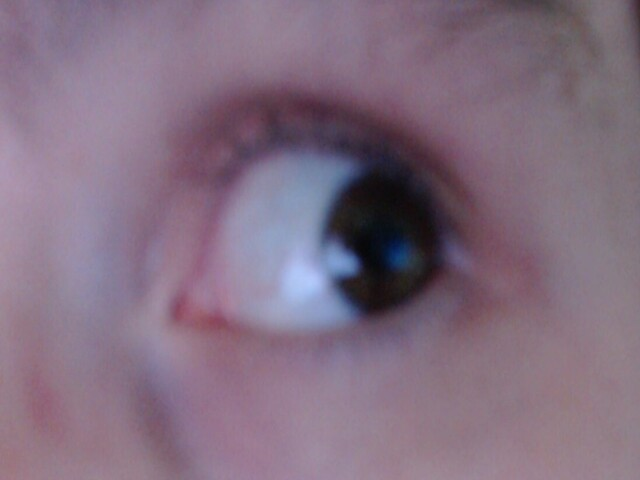
#> input picture Code/input/imVector.jpg, 640 x 480 px
$ python -i SightDirection_drawVector.py   (imports and definitions only)
#> lines starting #> are read from the running program, lines starting #| are printed output that depends on the picture; after the words box and inside, x2 and y2 are one past the last pixel; in counts of white or black regions, pixels touching at a corner belong together
#> further down, picture is the input picture: shape (480, 640, 3); mean B, G, R 128.6, 110.4, 130.3
# -*- coding: utf-8 -*-
"""
Created on Sat May 20 17:18:41 2023

@author: Srkokiko
"""

#Cargamos librerias
import cv2
import numpy as np
from skimage.feature import hog
import joblib
from PIL import Image, ImageDraw

#Función para binarizar la pupila y ceja
def binarize_pupil(image):
    ksize = 5

    #Aplicamos un filtro para reducir ruido
    filtered_image = cv2.medianBlur(image, ksize)

    #Convertimos la imagen a espacio HSV
    hsv_image = cv2.cvtColor(filtered_image, cv2.COLOR_BGR2HSV)
#> hsv_image: shape (480, 640, 3); mean H, S, V 151.8, 48.4, 134.3

    #Definimos el rango de color para segmentar la pupila
    lower_pupil_hsv = (0, 0, 0)
    upper_pupil_hsv = (255, 255, 50)

    #Creamos la máscara HSV
    mask_hsv = cv2.inRange(hsv_image, lower_pupil_hsv, upper_pupil_hsv)
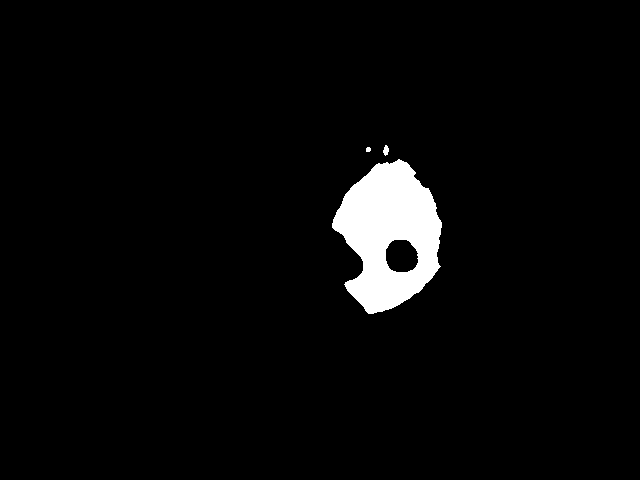
#> mask_hsv: shape (480, 640); 3.5% white; 3 white regions, box (x1, y1, x2, y2) and area: (332, 159, 442, 314) 10590, (383, 145, 389, 156) 45, (366, 147, 371, 152) 22

    #A partir de la máscara, binarizamos la pupila de la imagen
    binarized_image = np.where(mask_hsv > 0, 255, 0).astype(np.uint8)

    return binarized_image

#Cargamos nuestro regressor
# [1 line not run here, left out]

ksize = 5

#Cargamos la imagen target (asegurarse de que las dimensiones són 640*480,
#igual que las utilizadas en el entrenamiento del modelo)
# [1 line not run here, left out]

#Binarizamos la pupila y ceja
# [1 line that did not run here, left out]

#Extraemos las características con HOG
# [1 line that did not run here, left out]

#Utilizamos nuestro regressor para sacar el vector de dirección de la mirada
X = []
# [1 line not run here, left out]
# [1 line that did not run here, left out]
# [4 lines not run here, left out]
# [1 line that did not run here, left out]

vector_color = (255, 0, 0)
vector_thickness = 2

# [1 line that did not run here, left out]

# [1 line that did not run here, left out]

# [1 line that did not run here, left out]
# [1 line that did not run here, left out]
# [1 line that did not run here, left out]
# [1 line that did not run here, left out]

# [4 lines not run here, left out]

>>> import cv2
>>> picture = cv2.imread('input/imVector.jpg')
>>> result = binarize_pupil(picture)

$ run again, on Code/input/imSeg.jpg
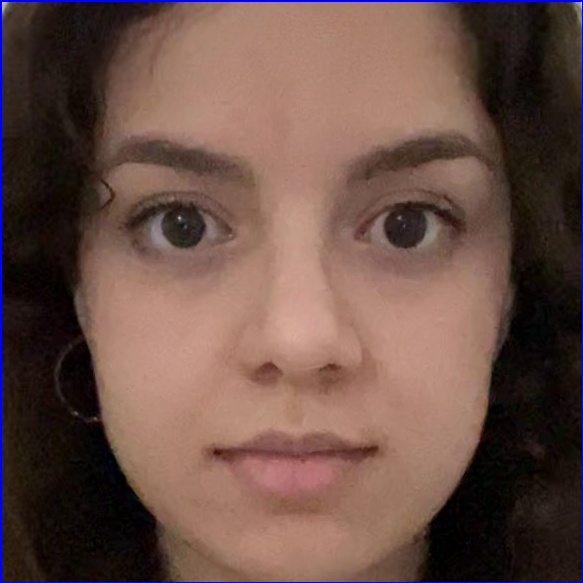
#> input picture Code/input/imSeg.jpg, 583 x 583 px
#> picture is the input picture: shape (583, 583, 3); mean B, G, R 70.6, 79.3, 106.4
#> hsv_image: shape (583, 583, 3); mean H, S, V 16.6, 109.8, 108.9
#> in binarize_pupil, `mask_hsv = cv2.inRange(hsv_image, lower_pupil_hsv, upper_pupil_hsv)`:
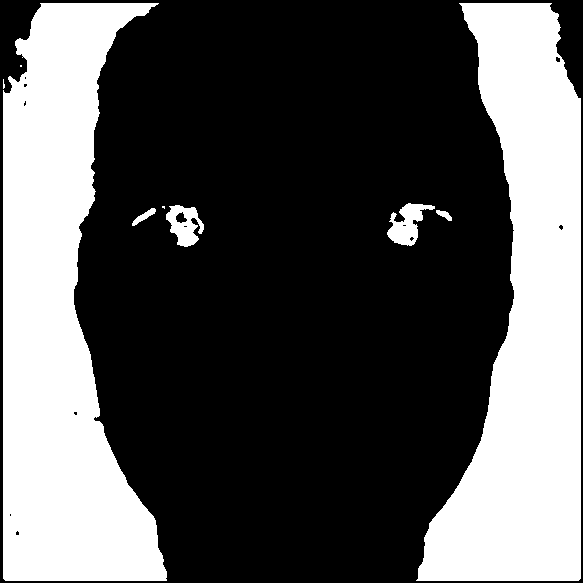
#> mask_hsv: shape (583, 583); 33.8% white; 9 white regions (3 under 20 px), largest, box (x1, y1, x2, y2) and area: (3, 3, 167, 581) 57777, (416, 3, 581, 581) 54863, (387, 203, 435, 246) 1028, (166, 205, 204, 247) 931, (132, 208, 156, 226) 150, (436, 210, 452, 221) 90
